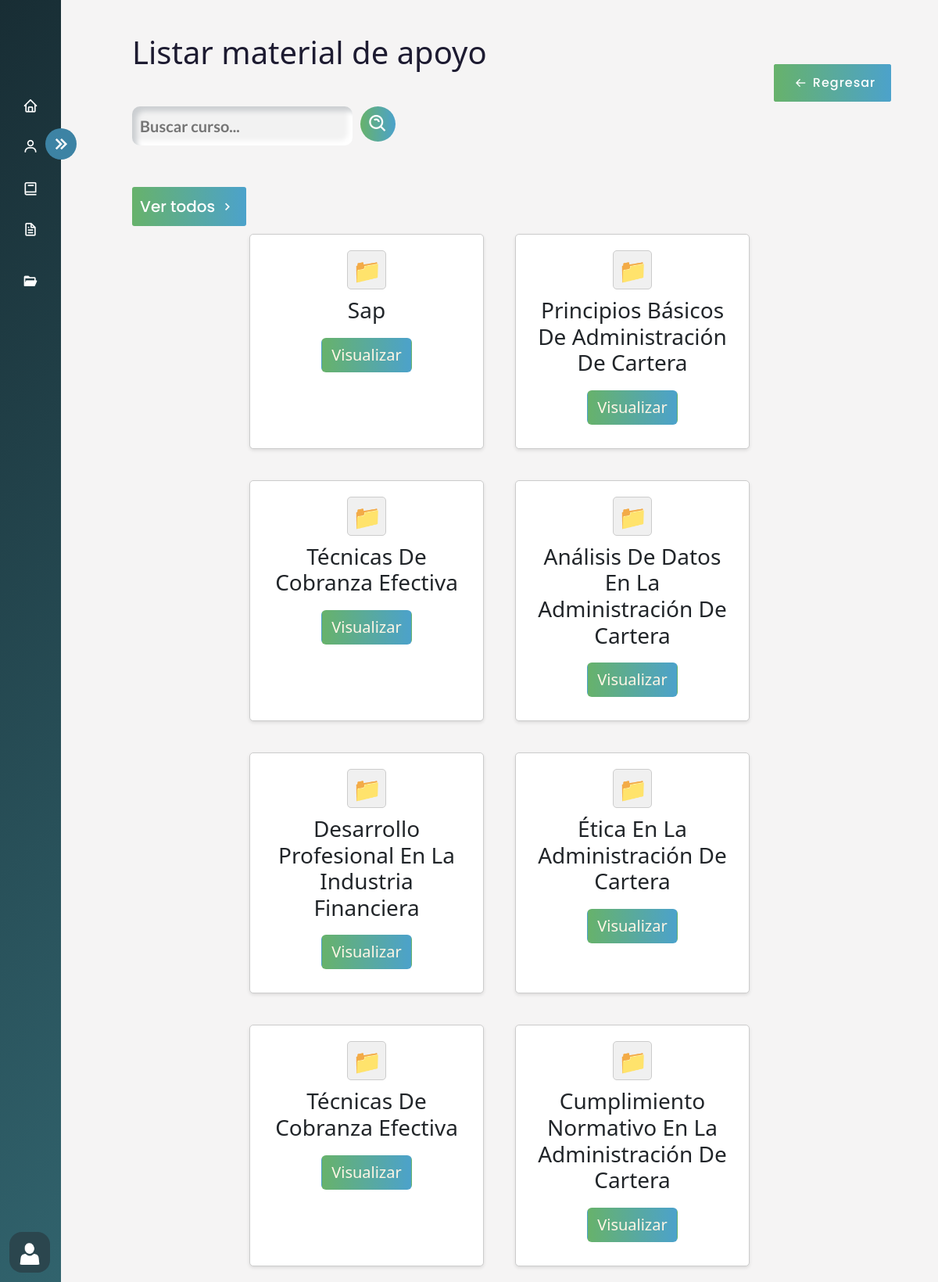
Screenshot of /filtrar_cursos_material/ (signed in) with the database file from the repository.
### AppCursos/models.py (models this page shows, shortened)
class Cursos(models.Model):
     nombre_curso=models.CharField(max_length=100)
     descripcion_curso = models.CharField(max_length=500)
     estado_curso= models.BooleanField(default=False)
     duracion_curso = models.IntegerField(blank=True, null=True)
     iconoCurso = models.ImageField(upload_to='IconosCurso', null=True,blank=True)
     id_cargo=models.ForeignKey(Cargo, on_delete=models.CASCADE,null=True)
     class Meta:
          verbose_name_plural = 'Cursos'

### AppCursos/views.py (the view)
# urls.py: path('filtrar_cursos_material/', login_required(user_passes_test(views.valida_administrativos, login_url='/acceso_denegado/')(views.filtrar_cursos_material)), name='filtrar_cursos_material'),
def filtrar_cursos_material(request):
    filtrocm = Cursos.objects.filter(nombre_curso__contains=request.GET.get('search',''))
    context = {'filtrocm':filtrocm}
    return render(request, 'material_apoyo/cursos_material.html', {'listarc': filtrocm})

### AppCursos/context_processors.py (called while the page is built)
def group_name(request):
    group_name = None
    if request.user.is_authenticated:
        group = Group.objects.filter(user=request.user).first()
        if group:
            group_name = group.name
    return {'group_name': group_name}

### AppCursos/views.py (called while the page is built)
def valida_administrativos(user):
    return user.groups.filter(name='administrativos').exists()

### Templates/material_apoyo/cursos_material.html (shortened to what this page needs)
{% extends 'Layout/Base.html' %}
{% load static %}
{% block content %}
<link rel="stylesheet" href="{% static 'Css/Material.css' %}">
<div class="home_content">
    <div class="text">
        <div class="container2 container-fluid">
        <h1> Listar material de apoyo </h1>
        <br>
        <form class="search" action="{% url 'filtrar_cursos_material' %}" method="GET">
            <input type="text" class="search-bar" name="search" placeholder="Buscar curso...">
            <button class="search-icon"> <i class='bx bx-search-alt'
                style="font-size:27px; "></i></button> <br>
            </form>
        <br>
        <a href="{% url 'Listar_cursos_material' %}">
            <button class="ver_todos">
                <span>Ver todos</span>
                <i class='bx bx-chevron-right'></i>
            </button>
        </a>
        <div class="card-container">
                <div class="card-container">
                    {% for curso in listarc %}
                    <div class="card">
                        <div class="folder-icon">
                        </div>
                        <div class="card-content">
                            <h3>{{ curso.nombre_curso | title  }}</h3>
                            <a href="{% url 'material_list' curso_id=curso.pk  %}" >
                                <button type="button" class="btn visualizar">Visualizar</button>
                            </a>
                        </div>
                    </div>
                    {% endfor %}
                </div>
        </div>
    </div>
</div>
{% if group_name == 'administrativos' %}
<a href="{% url 'gestion_MaterialApoyo' %}" id="back2">
     <button class="back">
        <button class="back">
            <i class='bx bx-arrow-back'></i>
            <span>Regresar</span>
        </button>
    </button>
</a>
    {% endif %}
{% endblock %}

### static/Css/Estilo.css (style rules this page uses)
body { overflow-x: hidden; }
* { margin: 0; padding: 0; box-sizing: border-box; }

### static/Css/Material.css (style rules this page uses)
body { margin: 0; padding: 0; box-sizing: border-box; background-color: #f2f0f0b4; overflow-y: scroll; }
.home_content { position: absolute; height: 100%; width: calc(100% - 78px); left: 78px; transition: all 0.5s ease; }
.home_content .text { font-size: 25px; font-weight: 500; color: #1d1b31; margin: 12px; }
.card-container { display: flex; flex-wrap: wrap; gap: 20px; justify-content: center; margin: 0 auto; max-width: 1200px; }
.card { background-color: #fff; border: 1px solid #ccc; border-radius: 5px; box-shadow: 0 2px 4px rgba(0, 0, 0, 0.1); padding: 20px; width: 300px; min-width: 300px; max-width: 400px; text-align: center; margin: 10px; }
.folder-icon { background-color: #f0f0f0; border: 1px solid #ccc; border-radius: 5px; height: 50px; width: 50px; margin: 0 auto 10px; }
.folder-icon::before { content: "\1F4C1"; font-size: 30px; line-height: 50px; }
input[type="text"], #id_duracion_curso, #id_iconoCurso, #id_numero_intentos, #id_instrucciones_evaluacion { background-color: #f2f2f2; border: none; border-radius: 10px; outline: none; padding: 10px; transition: all 0.3s ease; font-size: 20px; font-weight: bold; color: #333; }
.search-bar { caret-color: #0fbf12; font-family: 'Lato', sans-serif; background: #ecf0f3; font-weight: 300; box-shadow: inset 6px 6px 6px #cbced1, inset -6px -6px 6px white; border: none; border-radius: 40px; outline: none; transition: all 0.3s ease; font-size: 20px; color: #000000; margin-bottom: 5px; transition: all 0.3s ease; width: 30%; padding: 10px 10px 10px 10px; }
.back { align-items: center; position: fixed; top: 5%; right: 5%; display: flex; height: 3em; width: 150px; padding: 10px; font-size: 16px; align-items: center; justify-content: center; border-radius: 3px; letter-spacing: 1px; transition: all 0.4s linear; cursor: pointer; border: none; background: linear-gradient(to right, #67b26b, #4ca2cb); color: #fff; transition: all 0.4s ease-in; font-family: 'Poppins', sans-serif ; font-weight: 500; }
.back > i { transition: all 0.4s ease-in; width: 30px; }
.visualizar { background: linear-gradient(to right, #67b26b, #4ca2cb); color: #fff6e5; font-weight: 500; font-size: 20px; transition: all 0.4s linear; margin: 10px; }
.search-icon { border: none; background: linear-gradient(to right, #67b26b, #4ca2cb); color: #fff; border-radius: 50%; width: 45px; height: 45px; font-size: 20px; text-align: center; display: flex; align-items: center; justify-content: center; }
a { text-decoration: none; }
.ver_todos { width: auto; font-size: 20px; margin: 10px 0px 0px 0px; display: flex; height:auto; padding: 10px; align-items: center; font-family: 'Poppins', sans-serif; font-weight: 500; justify-content: center; border-radius: 3px; transition: all 0.4s linear; cursor: pointer; border: none; background: linear-gradient(to right, #67b26b, #4ca2cb); color: #fff; text-decoration: none; }
.ver_todos>i { width: 30px; font-size: 20px; transition: all 0.4s ease-in; }
form { display: flex; justify-content: start; }
form > * { margin-right: 10px; }
.card-container { animation: card-container 0.8s; }
.container2 { width: 80vw; margin: 3% auto; padding: 10px; position: relative; top: 1%; }

### rows the page displays
Cursos: nombre_curso "Sap"
Cursos: nombre_curso "Principios Básicos De Administración De Cartera"
Cursos: nombre_curso "Técnicas De Cobranza Efectiva"
Cursos: nombre_curso "Análisis De Datos En La Administración De Cartera"
Cursos: nombre_curso "Desarrollo Profesional En La Industria Financiera"
Cursos: nombre_curso "Ética En La Administración De Cartera"
Cursos: nombre_curso "Técnicas De Cobranza Efectiva"
Cursos: nombre_curso "Cumplimiento Normativo En La Administración De Cartera"
